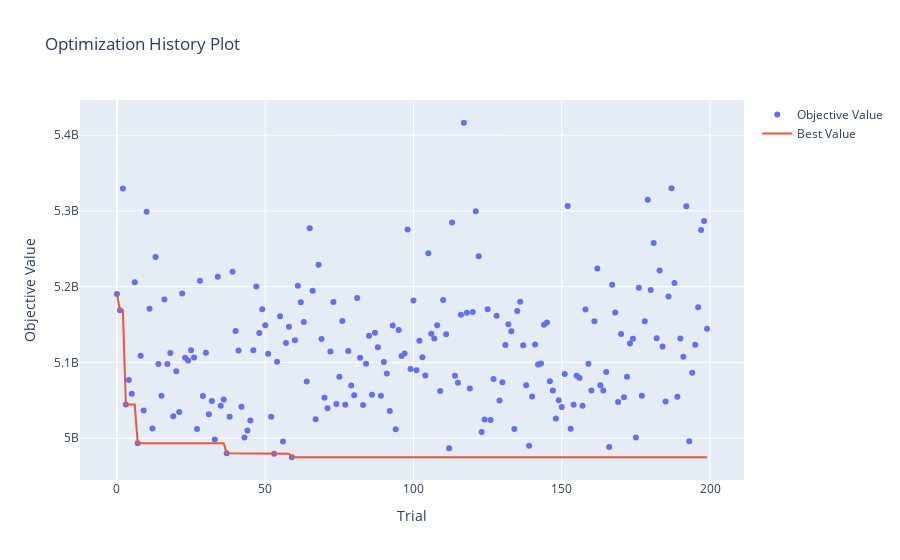

Here is the notebook cell this chart was saved with:
### Code cell
optuna.visualization.plot_optimization_history(study)

### Figure 1 — Plotly figure (JSON) as saved in the notebook; plotly's stock layout.template omitted (floating-point values rounded to 4 significant figures; data arrays with more than 128 entries replaced by an {"elided": "..."} marker saying what was removed)
{"data": [{"mode": "markers", "name": "Objective Value", "type": "scatter", "x": {"elided": "200 int values"}, "y": {"elided": "200 float values"}}, {"mode": "lines", "name": "Best Value", "type": "scatter", "x": {"elided": "200 int values"}, "y": {"elided": "200 float values"}}, {"marker": {"color": "#cccccc"}, "mode": "markers", "name": "Infeasible Trial", "showlegend": false, "type": "scatter", "x": [], "y": []}], "layout": {"title": {"text": "Optimization History Plot"}, "xaxis": {"title": {"text": "Trial"}}, "yaxis": {"title": {"text": "Objective Value"}}}}
